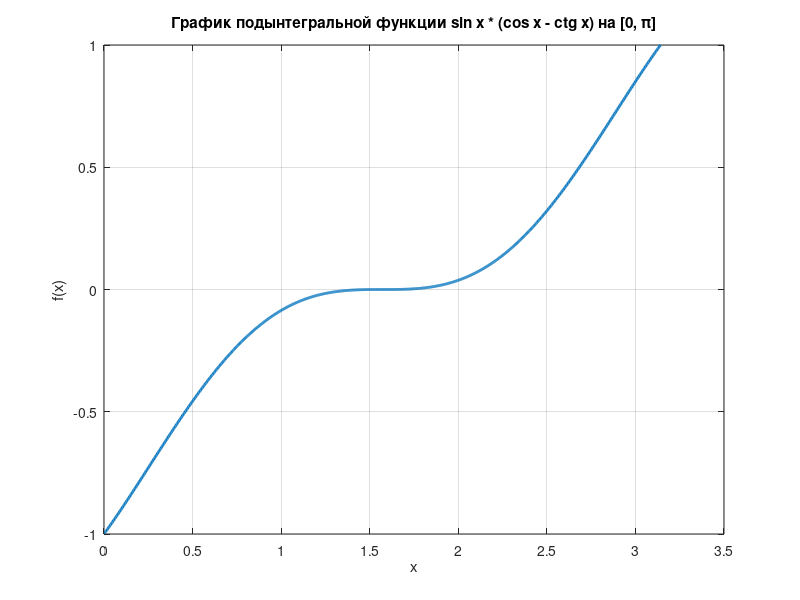

MATLAB code to generate this figure:
a = 0;
b = pi;
x_plot = linspace(a, b, 1000);      % 1000 точек на интервале
y_plot = sin(x_plot).*(cos(x_plot) - cot(x_plot)); % значения функции
figure;
plot(x_plot, y_plot, 'LineWidth', 2);
xlabel('x');
ylabel('f(x)');
title('График подынтегральной функции sin x * (cos x - ctg x) на [0, \pi]');
grid on;
